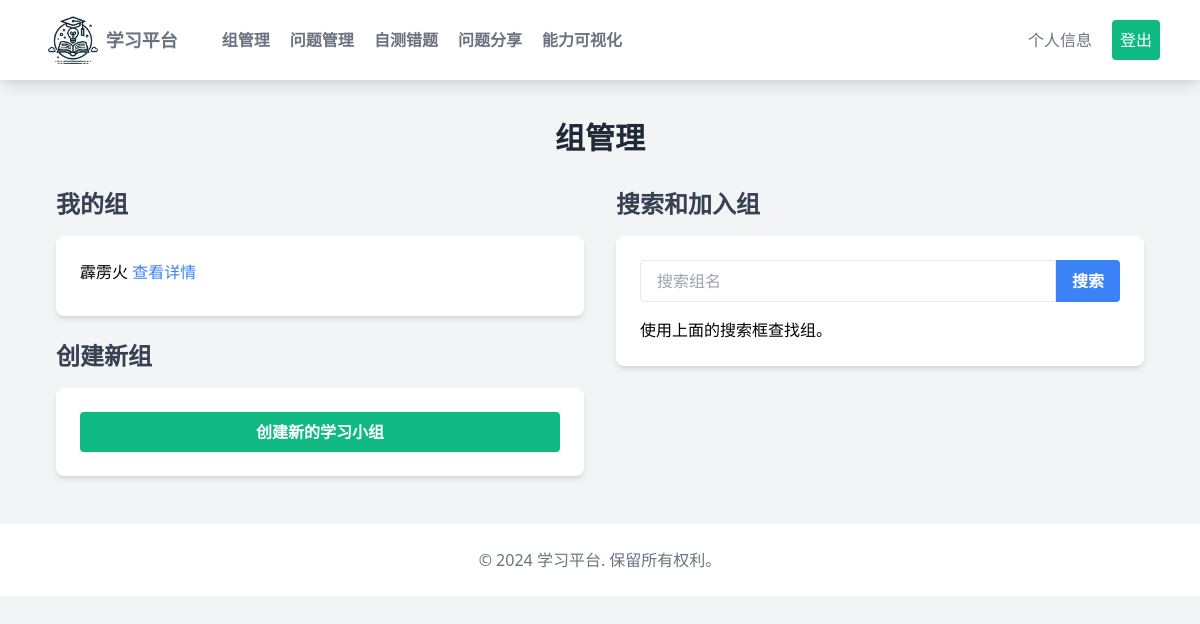
The page /groups/management/ (signed in) on the database as committed earlier.
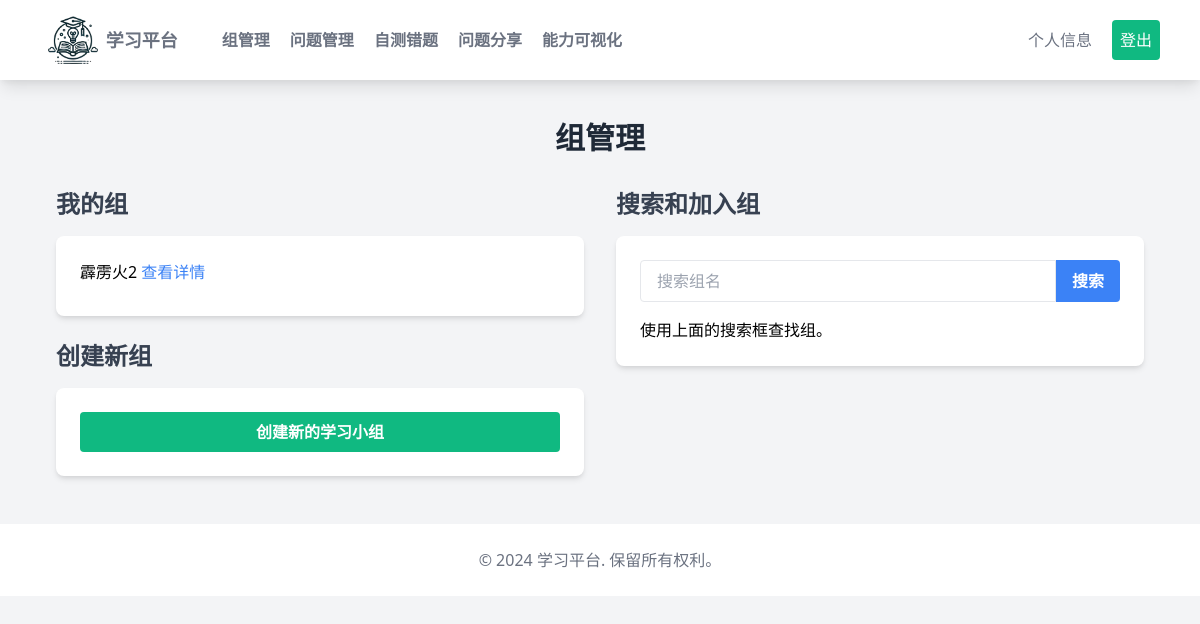
The same page on the database as committed later.
### groups/models.py (models this page shows, shortened)
class Group(models.Model):
    name = models.CharField(max_length=100)
    description = models.TextField()
    creator = models.ForeignKey(settings.AUTH_USER_MODEL, on_delete=models.CASCADE, related_name='created_groups')
    members = models.ManyToManyField(settings.AUTH_USER_MODEL, related_name='joined_groups')
    created_at = models.DateTimeField(auto_now_add=True)

### groups/views.py (the view)
# urls.py: path('management/', views.group_management, name='group_management'),
@login_required
def group_management(request):
    user_groups = request.user.joined_groups.all()
    search_query = request.GET.get('search', '')
    search_results = []
    search_performed = False
    if search_query:
        search_results = Group.objects.filter(name__icontains=search_query)
        search_performed = True
    context = {
        'user_groups': user_groups,
        'search_results': search_results,
        'search_performed': search_performed,
    }
    return render(request, 'groups/management_group.html', context)

### groups/templates/groups/management_group.html (shortened to what this page needs)
{% extends "basehome.html" %}
{% block content %}
    <div class="max-w-6xl mx-auto mt-10 px-4">
        <h1 class="text-3xl font-bold text-center text-gray-800 mb-8">组管理</h1>
        <div class="grid md:grid-cols-2 gap-8">
            <div>
                <h2 class="text-2xl font-semibold text-gray-700 mb-4">我的组</h2>
                <div class="bg-white shadow-md rounded-lg p-6 mb-6">
                    {% if user_groups %}
                        {% for group in user_groups %}
                            <div class="mb-2">
                                {{ group.name }}
                                <a href="{% url 'group_detail' group.id %}" class="text-blue-500 hover:text-blue-700">查看详情</a>
                            </div>
                        {% endfor %}
                    {% else %}
                        <p>您还没有加入任何组。</p>
                    {% endif %}
                </div>
                <h2 class="text-2xl font-semibold text-gray-700 mb-4">创建新组</h2>
                <div class="bg-white shadow-md rounded-lg p-6">
                    <a href="{% url 'create_group' %}"
                       class="block w-full bg-green-500 hover:bg-green-600 text-white font-bold py-2 px-4 rounded text-center">
                        创建新的学习小组
                    </a>
                </div>
            </div>
            <div>
                <h2 class="text-2xl font-semibold text-gray-700 mb-4">搜索和加入组</h2>
                <div class="bg-white shadow-md rounded-lg p-6">
                    <form method="GET" action="{% url 'group_management' %}" class="mb-4">
                        <div class="flex">
                            <input type="text" name="search" placeholder="搜索组名"
                                   class="flex-grow border rounded-l px-4 py-2">
                            <button type="submit"
                                    class="bg-blue-500 hover:bg-blue-600 text-white font-bold py-2 px-4 rounded-r">搜索
                            </button>
                        </div>
                    </form>
                    <div id="searchResults">
                        {% if search_results %}
                            {% for group in search_results %}
                                <div class="mb-2">
                                    {{ group.name }}
                                    {% if request.user in group.members.all %}
                                        <span class="text-green-500">已加入</span>
                                    {% else %}
                                        <button onclick="joinGroup({{ group.id }})"
                                                class="text-green-500 hover:text-green-700">申请加入
                                        </button>
                                    {% endif %}
                                </div>
                            {% endfor %}
                        {% elif search_performed %}
                            <p>没有找到匹配的组。</p>
                        {% else %}
                            <p>使用上面的搜索框查找组。</p>
                        {% endif %}
                    </div>
                </div>
            </div>
        </div>
    </div>
{% endblock %}

Rows that differ between the two databases and show on the page:
removed Group: name "霹雳火"
added Group: name "霹雳火2"
